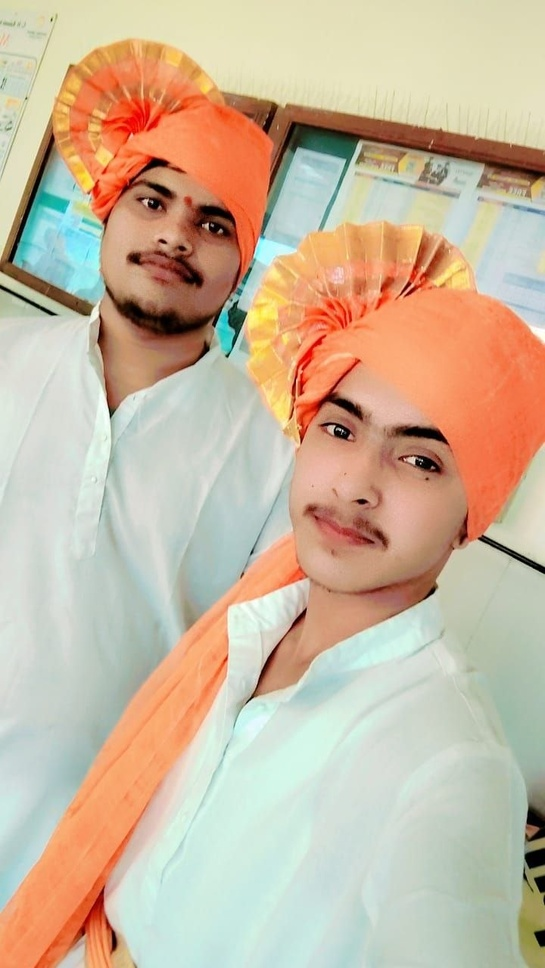
#> input picture public/photo_2026-06-01_10-16-34.jpg, 545 x 968 px, shrunk from 720 x 1280 before the run, found by its file name
$ python rotate_assets.py
#> lines starting #> are read from the running program, lines starting #| are printed output that depends on the picture
import os
import shutil
import subprocess
from PIL import Image

public_dir = "d:\\Memorys-Site\\public"
backup_dir = "d:\\Memorys-Site\\public_backup"

if not os.path.exists(backup_dir):
    os.makedirs(backup_dir)
    print(f"Created backup directory: {backup_dir}")

# List of photos to rotate (90 degrees clockwise)
photos_to_rotate = [
    "photo_2026-06-01_10-16-34.jpg",
    "photo_2026-06-01_10-16-37.jpg",
    "photo_2026-06-01_10-16-51.jpg",
    "photo_2026-06-01_10-16-53.jpg",
    "photo_2026-06-01_10-16-36.jpg",
    "photo_2026-06-01_10-16-46.jpg"
]

print("Rotating photos...")
for photo in photos_to_rotate:
    src_path = os.path.join(public_dir, photo)
    backup_path = os.path.join(backup_dir, photo)

    if os.path.exists(src_path):
        # Back up first
        if not os.path.exists(backup_path):
            shutil.copy2(src_path, backup_path)
            print(f"Backed up {photo}")

        # Rotate
        try:
            with Image.open(src_path) as img:
                # Transpose ROTATE_270 is 90 degrees clockwise rotation
#> img is the input picture: PIL image 545x968 RGB; mean R, G, B 202.8, 182.9, 158.7
                rotated_img = img.transpose(Image.ROTATE_270)
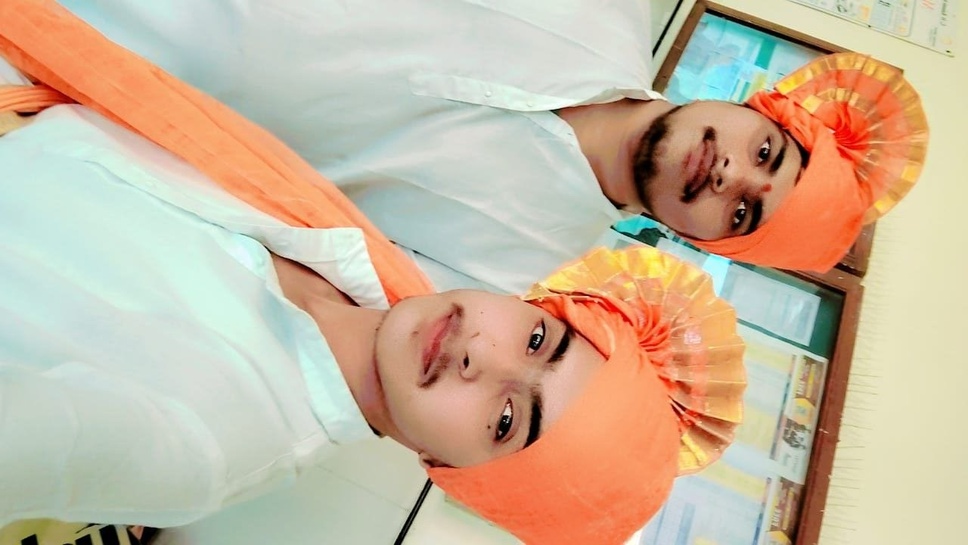
#> rotated_img: PIL image 968x545 RGB; mean R, G, B 202.8, 182.9, 158.7
                rotated_img.save(src_path, quality=95)
                print(f"Successfully rotated {photo} 90 degrees clockwise.")
        except Exception as e:
            print(f"Error rotating {photo}: {e}")
    else:
        print(f"File not found: {photo}")
#> pass 2 of the loop `for photo in photos_to_rotate:`:
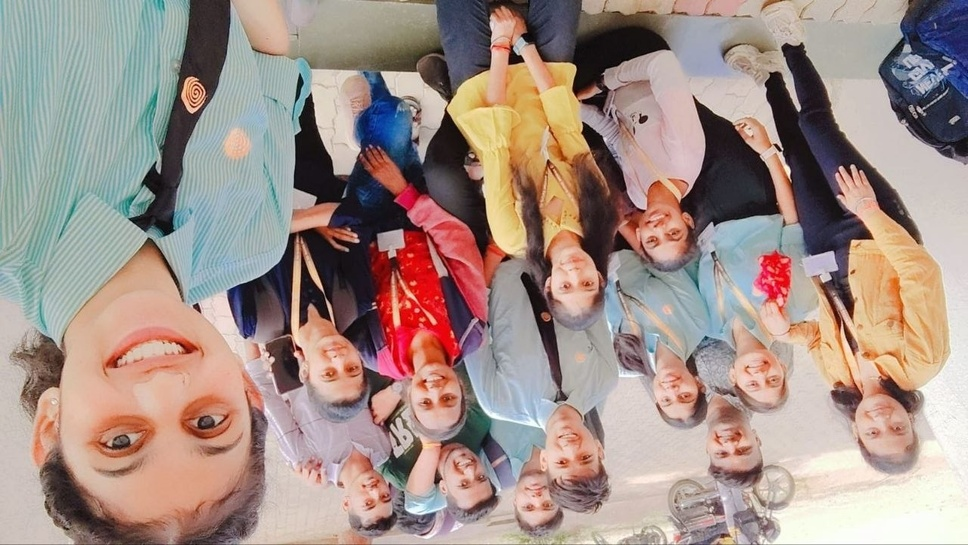
#> input picture public/photo_2026-06-01_10-16-37.jpg, 968 x 545 px, shrunk from 1280 x 720 before the run, found by its file name
#> img is the input picture: PIL image 968x545 RGB; mean R, G, B 162.4, 143.6, 136.1
#> `rotated_img = img.transpose(Image.ROTATE_270)`:
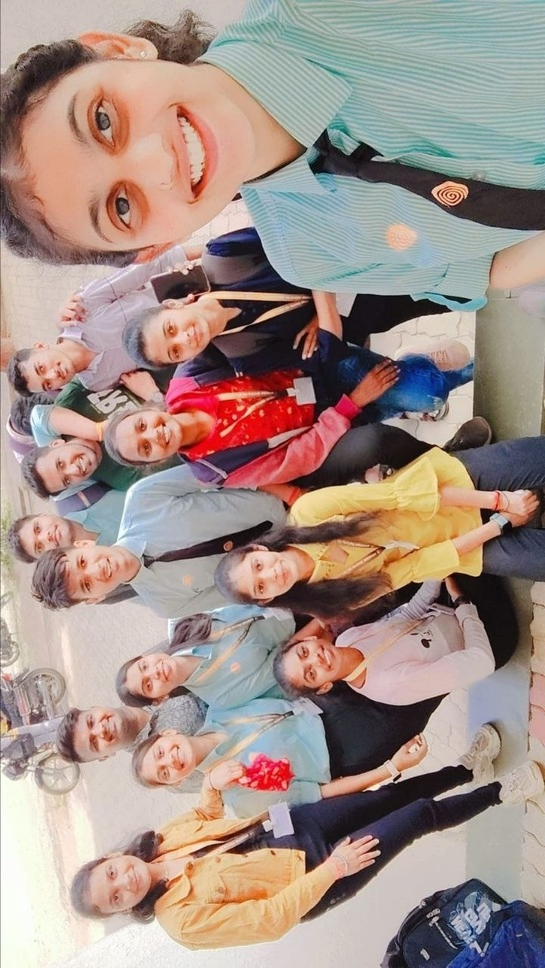
#> rotated_img: PIL image 545x968 RGB; mean R, G, B 162.4, 143.6, 136.1
#> pass 3 of the loop `for photo in photos_to_rotate:`:
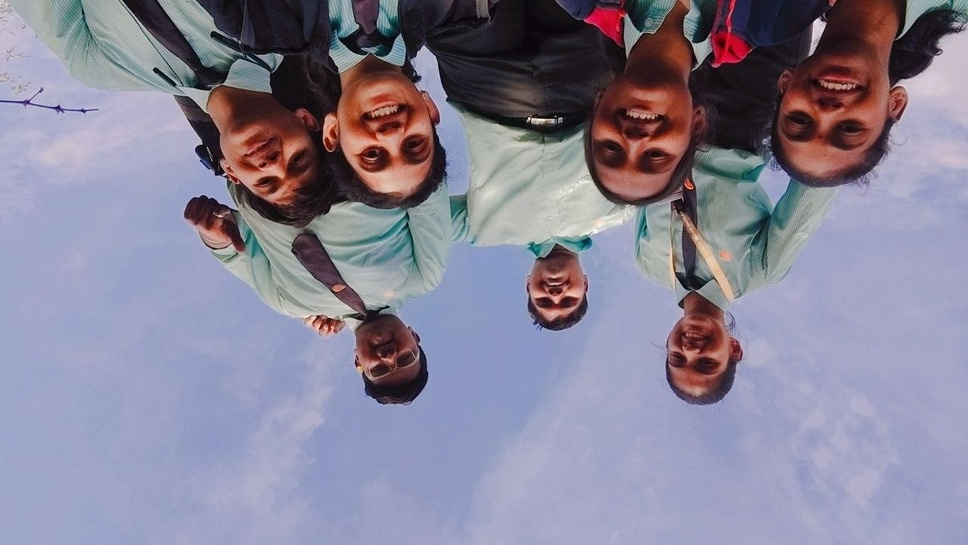
#> input picture public/photo_2026-06-01_10-16-51.jpg, 968 x 545 px, shrunk from 1280 x 720 before the run, found by its file name
#> img is the input picture: PIL image 968x545 RGB; mean R, G, B 135.7, 131.6, 151.6
#> `rotated_img = img.transpose(Image.ROTATE_270)`:
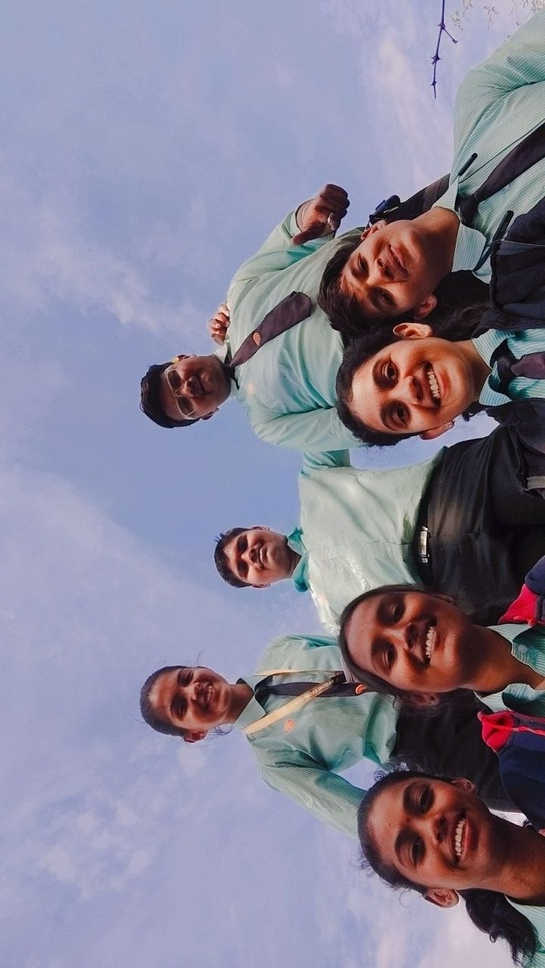
#> rotated_img: PIL image 545x968 RGB; mean R, G, B 135.7, 131.6, 151.6
#> the loop made 6 passes; the first 3 are shown

# List of videos to rotate (90 degrees clockwise)
videos_to_rotate = [
    "video_2026-06-01_10-16-34.mp4",
    "video_2026-06-01_10-16-24.mp4",
    "video_2026-06-01_10-16-43.mp4",
    "video_2026-06-01_10-16-54.mp4"
]
#> videos_to_rotate = ['video_2026-06-01_10-16-34.mp4', 'video_2026-06-01_10-16-24.mp4', 'video_2026-06-01_10-16-43.mp4', 'video_2026-06-01_10-16-54.mp4']

print("\nRotating videos using ffmpeg...")
for video in videos_to_rotate:
    src_path = os.path.join(public_dir, video)
    backup_path = os.path.join(backup_dir, video)
    temp_path = os.path.join(public_dir, "temp_" + video)

    if os.path.exists(src_path):
        # Back up first
        if not os.path.exists(backup_path):
            shutil.copy2(src_path, backup_path)
            print(f"Backed up {video}")

        # Rotate using ffmpeg
        # transpose=1: 90 degrees clockwise
        try:
            cmd = [
                "ffmpeg", "-y", "-i", src_path,
                "-vf", "transpose=1",
                "-c:a", "copy", temp_path
            ]
            print(f"Running command: {' '.join(cmd)}")
            result = subprocess.run(cmd, stdout=subprocess.PIPE, stderr=subprocess.PIPE)
            if result.returncode == 0:
                os.replace(temp_path, src_path)
                print(f"Successfully rotated {video} 90 degrees clockwise.")
            else:
                print(f"Failed to rotate {video}. Error: {result.stderr.decode('utf-8', errors='ignore')}")
                if os.path.exists(temp_path):
                    os.remove(temp_path)
        except Exception as e:
            print(f"Error running ffmpeg for {video}: {e}")
    else:
        print(f"File not found: {video}")
#> this loop made 4 passes
#> video on passes 1 to 4: 'video_2026-06-01_10-16-34.mp4', 'video_2026-06-01_10-16-24.mp4', 'video_2026-06-01_10-16-43.mp4', 'video_2026-06-01_10-16-54.mp4'
#| File not found: video_2026-06-01_10-16-34.mp4
#| File not found: video_2026-06-01_10-16-24.mp4
#| File not found: video_2026-06-01_10-16-43.mp4
#| File not found: video_2026-06-01_10-16-54.mp4
